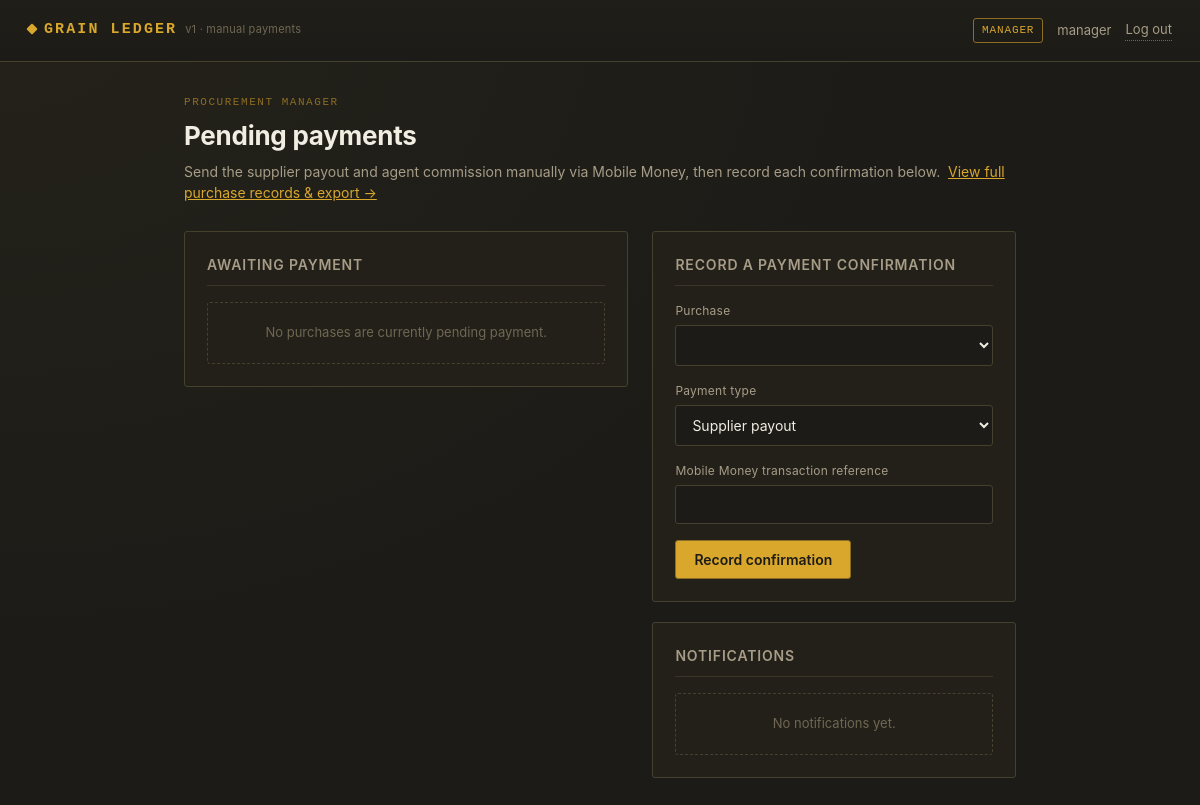
The page /manager (signed in) on the database as committed earlier.
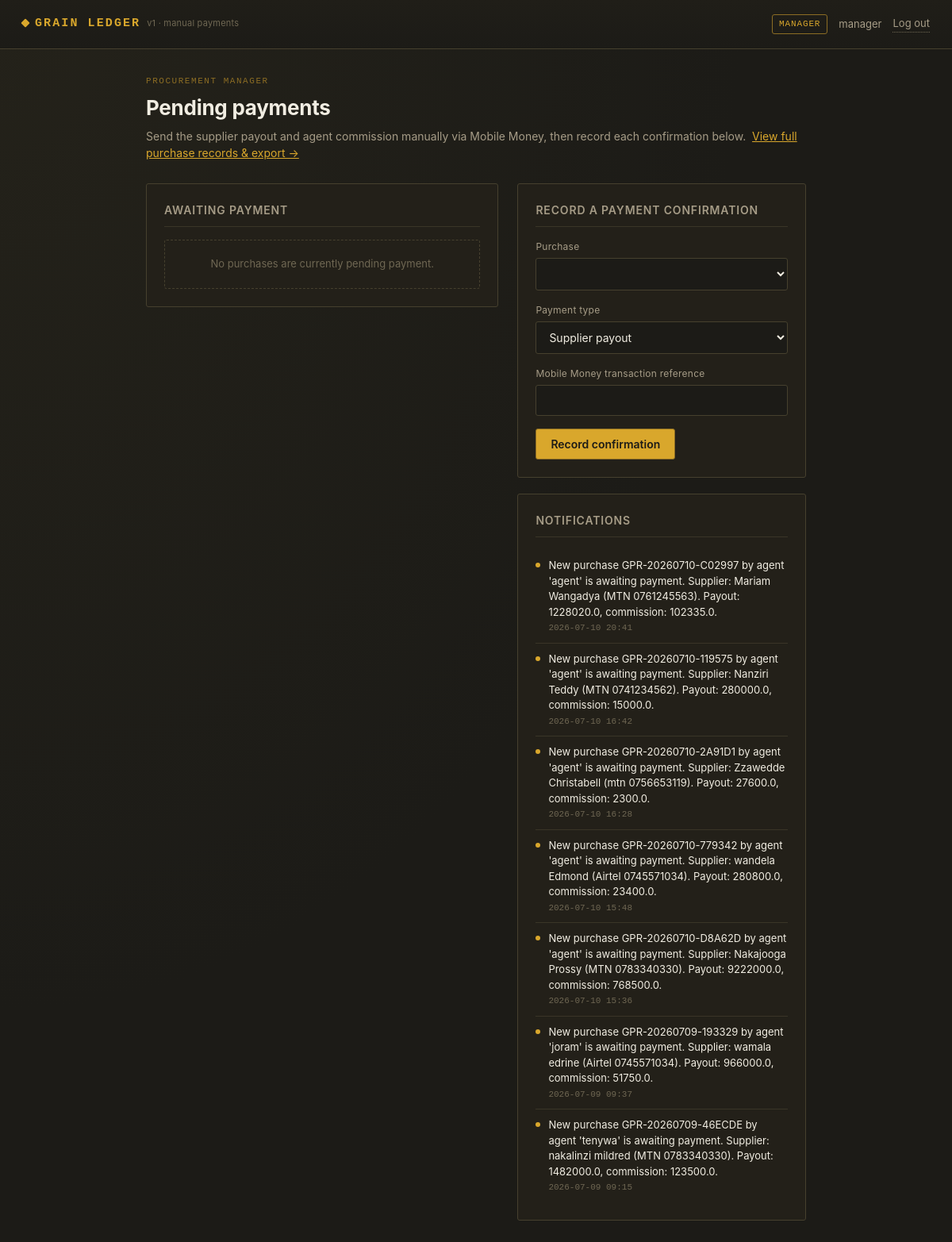
The same page on the database as committed later.
### tables this page shows
CREATE TABLE notifications (
    id INTEGER PRIMARY KEY AUTOINCREMENT,
    recipient_role TEXT NOT NULL,
    recipient_id INTEGER REFERENCES users(id),
    purchase_id INTEGER REFERENCES purchases(id),
    message TEXT NOT NULL,
    created_at TEXT NOT NULL,
    read_flag INTEGER NOT NULL DEFAULT 0
);

### webapp.py (the view)
@flask_app.route("/manager", endpoint="manager_home")
@login_required("MANAGER")
def manager_home(user):
    pending = purchase_service.list_pending_purchases()
    notifications = notification_service.list_for_role("MANAGER")
    return render_template("manager.html", pending=pending, notifications=notifications)

### app/database.py (called while the page is built)
@contextmanager
def get_connection(db_path: Path = DB_PATH):
    conn = sqlite3.connect(db_path)
    conn.execute("PRAGMA foreign_keys = ON")
    conn.row_factory = sqlite3.Row
    try:
        yield conn
        conn.commit()
    except Exception:
        conn.rollback()
        raise
    finally:
        conn.close()

### app/notification_service.py (called while the page is built)
def list_for_role(role: str, recipient_id: int | None = None, unread_only: bool = False):
    query = "SELECT * FROM notifications WHERE recipient_role = ?"
    params: list = [role]
    if recipient_id is not None:
        query += " AND (recipient_id = ? OR recipient_id IS NULL)"
        params.append(recipient_id)
    if unread_only:
        query += " AND read_flag = 0"
    query += " ORDER BY id DESC"
    with get_connection() as conn:
        rows = conn.execute(query, params).fetchall()
    return [dict(r) for r in rows]

### webapp.py (called while the page is built)
def current_user() -> CurrentUser | None:
    if "user_id" not in session:
        return None
    return CurrentUser(session["user_id"], session["username"], session["role"])

### web/templates/manager.html (shortened to what this page needs)
{% extends "base.html" %}
{% from "_ticket.html" import ticket %}
{% block content %}
<div class="page-head">
  <p class="eyebrow">Procurement Manager</p>
  <h1>Pending payments</h1>
  <p>Send the supplier payout and agent commission manually via Mobile Money, then record each confirmation below.
    &nbsp;<a href="{{ url_for('reports_home') }}">View full purchase records &amp; export &rarr;</a></p>
</div>
<div class="grid-2">
  <div>
    <section class="panel">
      <h2>Awaiting payment</h2>
      {% if pending %}
        {% for p in pending %}
          {{ ticket(p, show_agent=True) }}
        {% endfor %}
      {% else %}
        <div class="empty-state">No purchases are currently pending payment.</div>
      {% endif %}
    </section>
  </div>
  <div>
    <section class="panel">
      <h2>Record a payment confirmation</h2>
      <form method="post" action="{{ url_for('manager_confirm') }}">
        <div class="field">
          <label for="purchase_id">Purchase</label>
          <select id="purchase_id" name="purchase_id" required>
          </select>
        </div>
        <div class="field">
          <label for="payment_type">Payment type</label>
          <select id="payment_type" name="payment_type" required>
            <option value="SUPPLIER">Supplier payout</option>
          </select>
        </div>
        <div class="field">
          <label for="transaction_reference">Mobile Money transaction reference</label>
          <input type="text" id="transaction_reference" name="transaction_reference" required>
        </div>
        <button type="submit">Record confirmation</button>
      </form>
    </section>
    <section class="panel">
      <h2>Notifications</h2>
      {% if notifications %}
        {% for n in notifications %}
          <div class="notif">
            <span class="dot {{ 'read' if n.read_flag else '' }}"></span>
            <div class="body">
              {{ n.message }}
              <span class="time">{{ n.created_at[:16] | replace('T', ' ') }}</span>
            </div>
          </div>
        {% endfor %}
      {% else %}
        <div class="empty-state">No notifications yet.</div>
      {% endif %}
    </section>
  </div>
</div>
{% endblock %}

Rows that differ between the two databases and show on the page:
added notifications: read_flag 0 (drawn), message "New purchase GPR-20260710-C02997 by agent 'agent' is awaiting payment. Supplier: Mariam Wangadya (MTN 0761245563). Payout: 1228020.0, commission: 102335.0.", created_at "2026-07-10 20:41"
added notifications: read_flag 0 (drawn), message "New purchase GPR-20260710-119575 by agent 'agent' is awaiting payment. Supplier: Nanziri Teddy (MTN 0741234562). Payout: 280000.0, commission: 15000.0.", created_at "2026-07-10 16:42"
added notifications: read_flag 0 (drawn), message "New purchase GPR-20260710-2A91D1 by agent 'agent' is awaiting payment. Supplier: Zzawedde Christabell (mtn 0756653119). Payout: 27600.0, commission: 2300.0.", created_at "2026-07-10 16:28"
added notifications: read_flag 0 (drawn), message "New purchase GPR-20260710-779342 by agent 'agent' is awaiting payment. Supplier: wandela Edmond (Airtel 0745571034). Payout: 280800.0, commission: 23400.0.", created_at "2026-07-10 15:48"
added notifications: read_flag 0 (drawn), message "New purchase GPR-20260710-D8A62D by agent 'agent' is awaiting payment. Supplier: Nakajooga Prossy (MTN 0783340330). Payout: 9222000.0, commission: 768500.0.", created_at "2026-07-10 15:36"
added notifications: read_flag 0 (drawn), message "New purchase GPR-20260709-193329 by agent 'joram' is awaiting payment. Supplier: wamala edrine (Airtel 0745571034). Payout: 966000.0, commission: 51750.0.", created_at "2026-07-09 09:37"
added notifications: read_flag 0 (drawn), message "New purchase GPR-20260709-46ECDE by agent 'tenywa' is awaiting payment. Supplier: nakalinzi mildred (MTN 0783340330). Payout: 1482000.0, commission: 123500.0.", created_at "2026-07-09 09:15"
Other text that changed with them:
text no longer shown: "No notifications yet."
